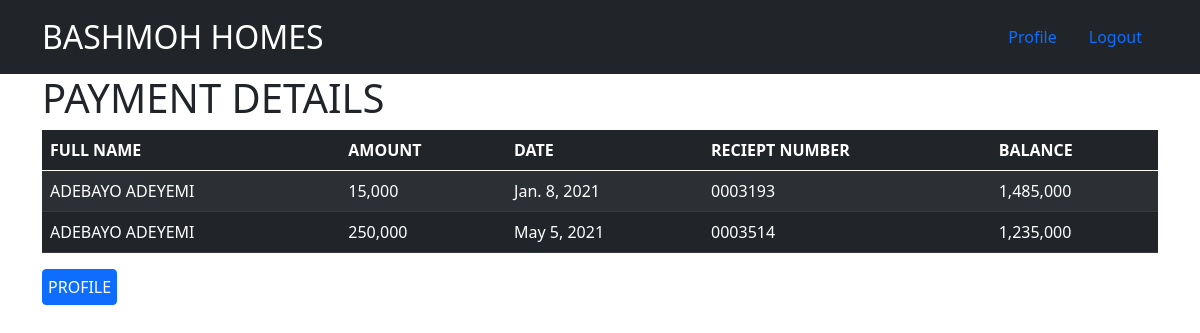
The app's page /customer_info/payment (signed in) with its own data.
### customer_info/models.py (models this page shows, shortened)
class Account_detail(models.Model):
    customer = models.ForeignKey(Customer,on_delete=models.CASCADE)
    amount_paid = models.IntegerField()
    date = models.DateField()
    reciept_number = models.IntegerField()
    balance = models.IntegerField()

class Customer(models.Model):
    full_name = models.CharField(max_length=30)
    gender = models.CharField(max_length=6)
    home_address = models.CharField(max_length=50)
    office_address = models.CharField(max_length=50)
    phone_number = models.IntegerField(primary_key=True)
    email = models.EmailField(max_length=30)
    next_of_kin = models.CharField(max_length=30)
    relationship = models.CharField(max_length=20)
    estate = models.CharField(max_length=30)
    plots = models.IntegerField()
    amount = models.IntegerField()
    amount_paid = models.IntegerField()
    balance = models.IntegerField()
    registration_date = models.DateField()
    payment_complete = models.BooleanField(default=False)
    documentation = models.BooleanField(default=False)
    def __str__(self):
        return self.full_name

### customer_info/views.py (the view)
# urls.py: path('payment',views.PaymentListView.as_view(),name='payment'),
class PaymentListView(ListView):
    model = Account_detail
    def get_queryset(self):
        queryset = Account_detail.objects.filter(customer__full_name='{} {}'.format(self.request.user.first_name,
                                                                                            self.request.user.last_name).upper())
        return queryset

### templates/customer_info/account_detail_list.html
{% extends 'customer_info/base.html' %}
{% load humanize %}
{% block content %}
  <div class="container">
      <h1>PAYMENT DETAILS</h1>
        <table class="table table-dark table-striped">
          <thead>
            <tr>
              <th scope="col">FULL NAME</th>
              <th scope="col">AMOUNT</th>
              <th scope="col">DATE</th>
              <th scope="col">RECIEPT NUMBER</th>
              <th scope="col">BALANCE</th>
            </tr>
          </thead>
          <tbody>
            {% for record in account_detail_list %}
              <tr>
                <td>{{record.customer}}</td>
                <td>{{record.amount_paid  | intcomma }}</td>
                <td>{{record.date}}</td>
                <td>000{{record.reciept_number}}</td>
                <td>{{record.balance  | intcomma }}</td>
              </tr>
            {% endfor %}
          </tbody>
        </table>
          <a class="btn btn-primary" type="button" style='padding:5px' href="{% url 'customer_info:detail' user.userprofileinfo.phone_number %}">PROFILE</a>
  </div>
{% endblock%}

### records on screen
Account_detail: customer "ADEBAYO ADEYEMI", amount_paid "15,000", date "Jan. 8, 2021", reciept_number "3193", balance "1,485,000"
Account_detail: customer "ADEBAYO ADEYEMI", amount_paid "250,000", date "May 5, 2021", reciept_number "3514", balance "1,235,000"
